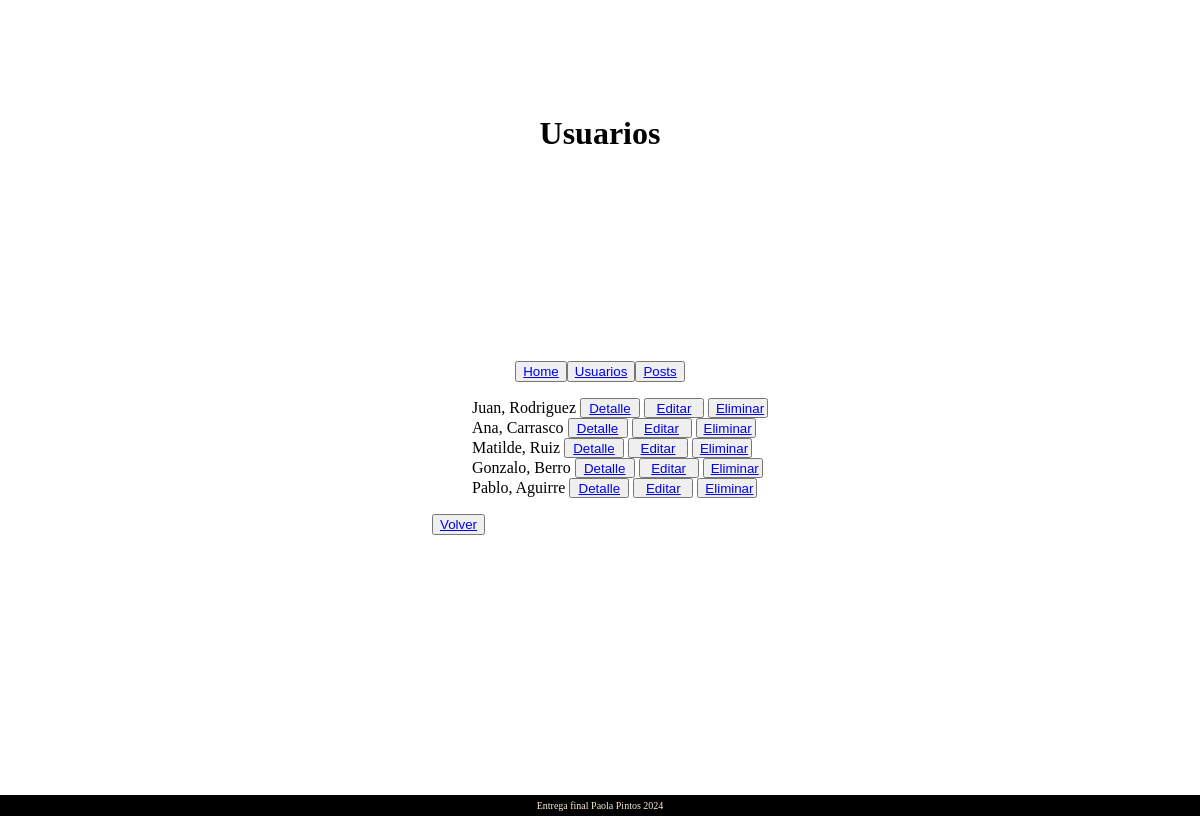
Before: /usuarios/usuario/list with the older database file.
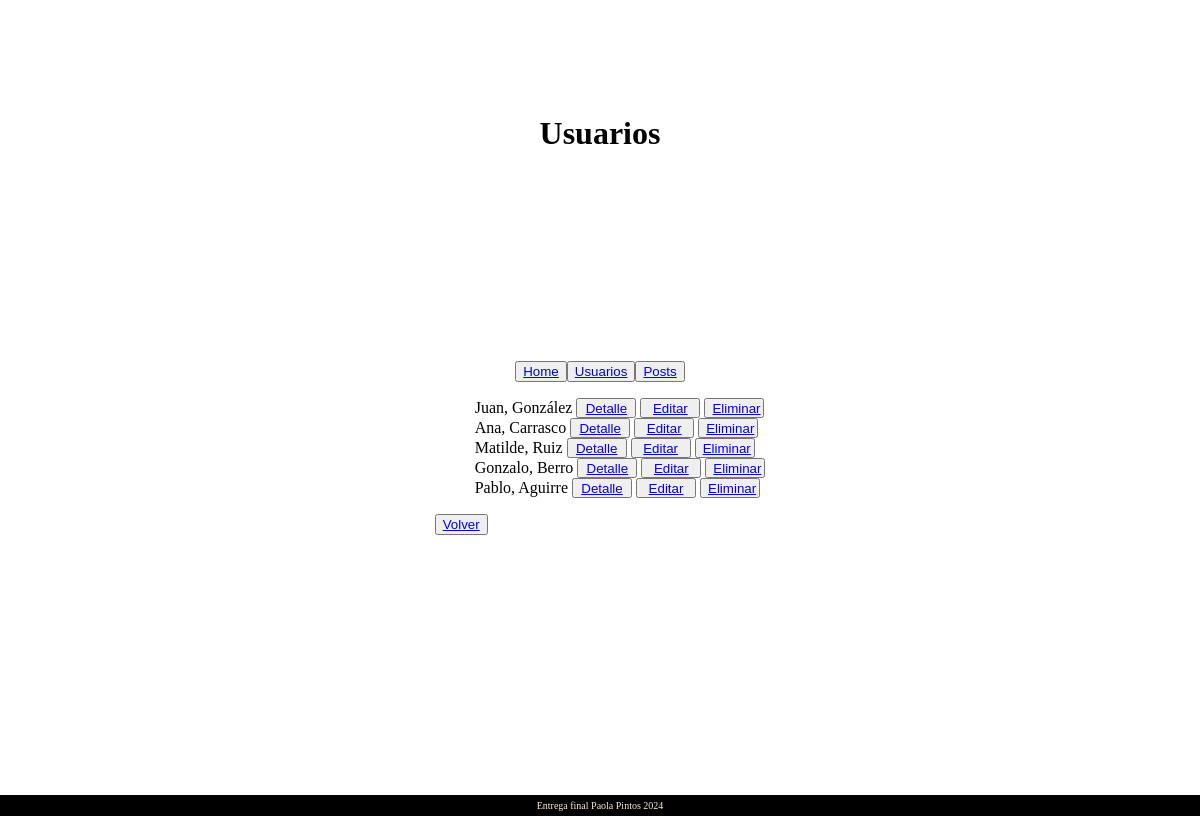
After: the same page with the newer database file.
### usuarios/models.py (models this page shows)
class Usuario(models.Model):
    nombre = models.CharField(max_length=50)
    apellido = models.CharField(max_length=50)
    user = models.CharField(max_length=20, unique=True)
    password = models.CharField(max_length=20)
    def __str__(self):
        return f"{self.nombre}, {self.apellido}"

### usuarios/views.py (the view)
# urls.py: path("usuario/list", views.usuario_list, name="usuario_list"),
def usuario_list(request):
    usuarios = Usuario.objects.all()
    contexto = {"usuarios": usuarios}
    return render(request, "usuarios/usuario_list.html", contexto)

### usuarios/templates/usuarios/usuario_list.html
{% extends 'main/base.html' %}
{% block header %}
Usuarios
{% endblock header %}
{% block main %}
<div>
    <ul style="list-style-type: none;">
        {% for usuario in usuarios %}
        <li>{{usuario}}
            <button style="width: 60px; height: 20px;">
                <a href="{% url 'usuarios:usuario_detail' usuario.id %}">Detalle</a>
            </button>
            <button style="width: 60px; height: 20px;">
                <a href="{% url 'usuarios:usuario_update' usuario.id %}">Editar</a>
            </button>
            <button style="width: 60px; height: 20px;"> <a
                    href="{% url 'usuarios:usuario_delete' usuario.id %}">Eliminar</a></button>
        </li>
        {% empty %}
        <p>Sin información disponible</p>
        {% endfor %}
    </ul>
</div>
<p><button><a href="{% url 'usuarios:index' %}">Volver</a></button></p>
{% endblock main %}

Changed rows visible on the page:
changed Usuario: nombre+apellido "Juan, Rodriguez" → "Juan, González"
